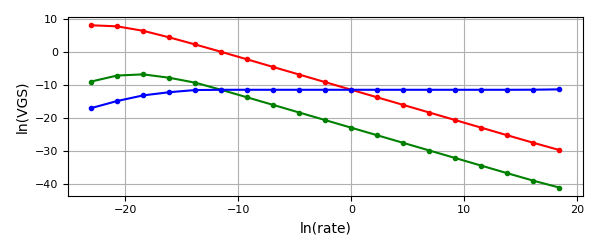

This figure's Python source:
import numpy as np
from strategy import Strategy
import utils
import matplotlib.pyplot as plt
import multiprocessing
# import matplotlib as mpl
# mpl.use('Agg', warn=False)

trails = 4
processes = 40
size = 16
iters = 10 * 10 ** 4

init_strategy = utils.randomize_mixed_strategy(size)
vertex_payoff = utils.randomize_payoff_vector(size)


def approximation(x):
    strategy = Strategy(init_strategy, vertex_payoff, iters=iters, rate=x, log=False)
    strategy.FPI()
    vgs = strategy.vertex_gain.sum()
    gamma = strategy.gamma
    return np.log(vgs), np.log(gamma), np.log(gamma / vgs)


np.random.seed()
worker_pool = multiprocessing.Pool(processes=processes)
# xs = np.linspace(10 ** -6, 1, trails, endpoint=False)
xs = np.array([
    10 ** -10, 10 ** -9, 10 ** -8, 10 ** -7, 10 ** -6, 10 ** -5,
    10 ** -4, 10 ** -3, 10 ** -2, 10 ** -1, 10 ** 0, 10 ** 1, 10 ** 2,
    10 ** 3, 10 ** 4, 10 ** 5, 10 ** 6, 10 ** 7, 10 ** 8, 10 ** 9, 10 ** 10])
results_l = [worker_pool.apply_async(approximation, (x,)).get() for x in xs]

fig, ax = plt.subplots(1, 1, figsize=(6, 2.5))
xs = [np.log(x) for x in xs]
vertex_gain_a = [i[0] for i in results_l]
gamma_a = [i[1] for i in results_l]
steps_a = [i[2] for i in results_l]
ax.plot(xs, vertex_gain_a, marker='.', color='red', alpha=1, zorder=2)
ax.plot(xs, gamma_a, marker='.', color='green', alpha=1, zorder=2)
ax.plot(xs, steps_a, marker='.', color='blue', alpha=1, zorder=2)
ax.set_xlabel('ln(rate)')
ax.set_ylabel('ln(VGS)')
ax.tick_params(labelsize=8)

plt.grid(True)
plt.tight_layout()
plt.savefig('approximation_by_rate.png')
plt.show()
